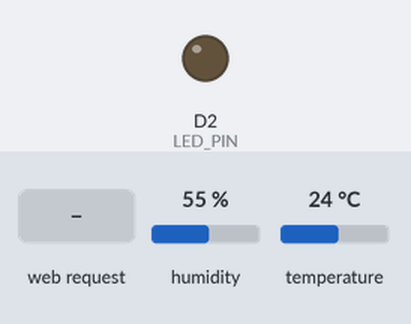
A program run on a simulated ESP8266 (NodeMCU). Parts: output pins drawn as LEDs (lit = HIGH). Inputs (shaded band) come from the test bench; at power-on: humidity 55 %, temperature 24 °C. WiFi joins after 1.5 s; servers stay silent unless stated; storage starts empty; what the program prints to the serial monitor is not drawn.

Above: at 2.7 s.
2.8 s: HTTP request GET /toggle received
At 3.8 s:
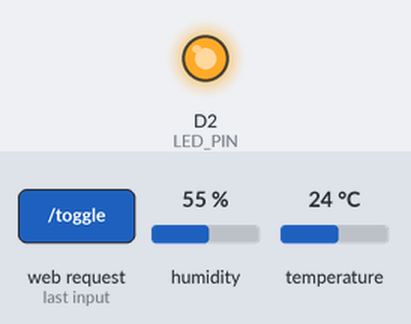
Timing chart, 0 to 5.8 s (numbered marks = the images above; inputs shaded):
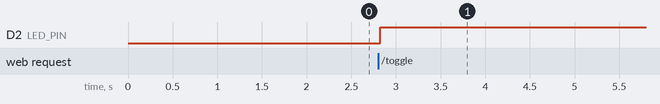

Measured:
- after the input at 2.8 s, D2 (LED_PIN): LOW → HIGH at once

The program:

main.cpp
```cpp
#include <Arduino.h>
#include <ESP8266WiFi.h>
#include <LittleFS.h>
#include <ESPAsyncTCP.h>
#include <ESPAsyncWebServer.h>
#include <ArduinoJson.h>
#include "DHT.h"

// WiFi
const char* ssid = "LAB502-09 5785";
const char* password = "123456789";

// Web server
AsyncWebServer server(80);

// DHT22
#define DHTPIN D4
#define DHTTYPE DHT22
DHT dht(DHTPIN, DHTTYPE);

// LED
#define LED_PIN D2
bool ledState = false;

// Sensor data
float temp = 0;
float hum = 0;

void setup() {
  Serial.begin(115200);

  pinMode(LED_PIN, OUTPUT);
  digitalWrite(LED_PIN, LOW);

  dht.begin();

  // SPIFFS
  if (!LittleFS.begin()) {
    Serial.println("SPIFFS lỗi");
    return;
  }

  // WiFi
  WiFi.begin(ssid, password);
  Serial.print("Đang kết nối WiFi");
  while (WiFi.status() != WL_CONNECTED) {
    delay(500);
    Serial.print(".");
  }

  Serial.println("\nĐã kết nối!");
  Serial.println(WiFi.localIP());

  // Load web
  server.on("/", HTTP_GET, [](AsyncWebServerRequest *request) {
    request->send(LittleFS, "/index.html", "text/html");
  });

  server.serveStatic("/", LittleFS, "/");

  // Toggle LED
  server.on("/toggle", HTTP_GET, [](AsyncWebServerRequest *request) {
    ledState = !ledState;
    digitalWrite(LED_PIN, ledState);
    request->send(200, "text/plain", "OK");
  });

  // API data
  server.on("/data", HTTP_GET, [](AsyncWebServerRequest *request) {
    StaticJsonDocument<200> doc;
    doc["temp"] = temp;
    doc["hum"] = hum;

    String json;
    serializeJson(doc, json);

    request->send(200, "application/json", json);
  });

  server.begin();
}

void loop() {
  // đọc DHT22
  float t = dht.readTemperature();
  float h = dht.readHumidity();

  if (!isnan(t) && !isnan(h)) {
    temp = t;
    hum = h;
  }

  delay(2000);
}
```
